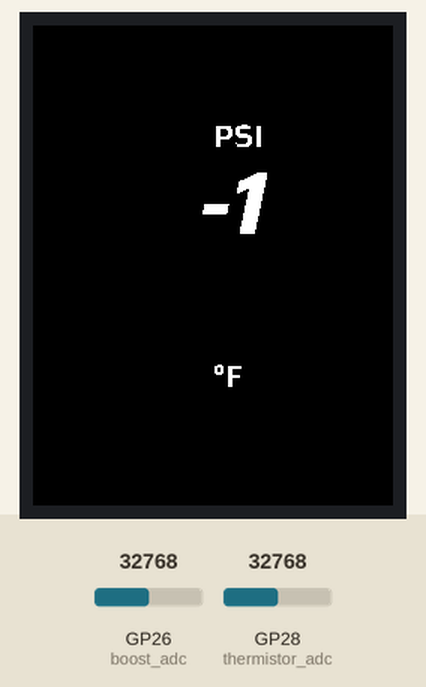
The program below on a simulated Raspberry Pi Pico running MicroPython. Shown: 240×320 colour display. The test bench sets the inputs (shaded band); at power-on: GP26 (boost_adc) = 32768, GP28 (thermistor_adc) = 32768 (analog values on the 0–65535 scale). Library files of the repository ran but are not shown: st7789py.py, saira_bold_italic_56.py, saira_bold_italic_43.py, saira_semibold_20.py.

Above: at 0.99 s.
At 1.73 s:
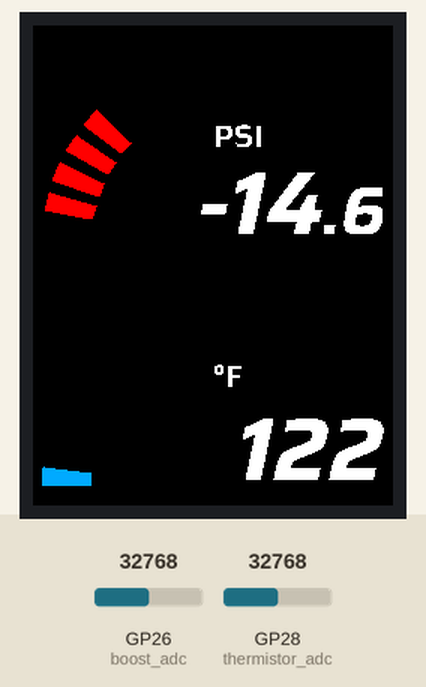
At 2.81 s:
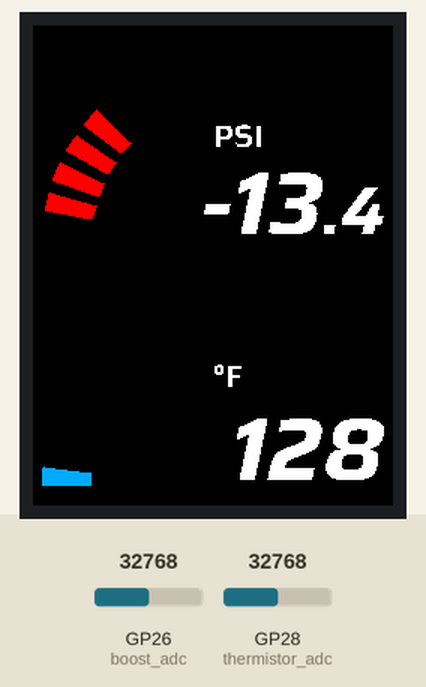
At 5.29 s:
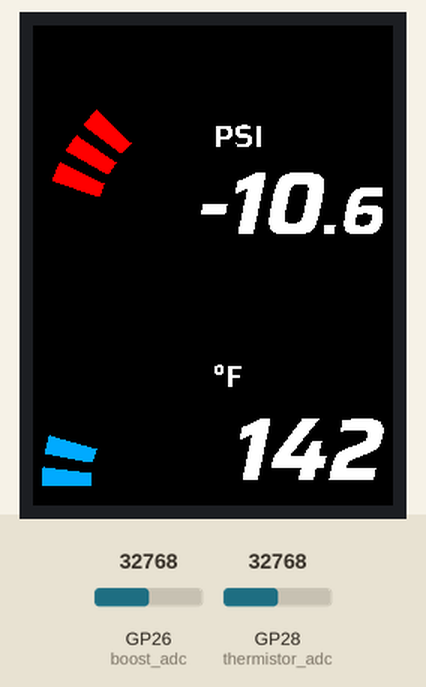
At 10.86 s:
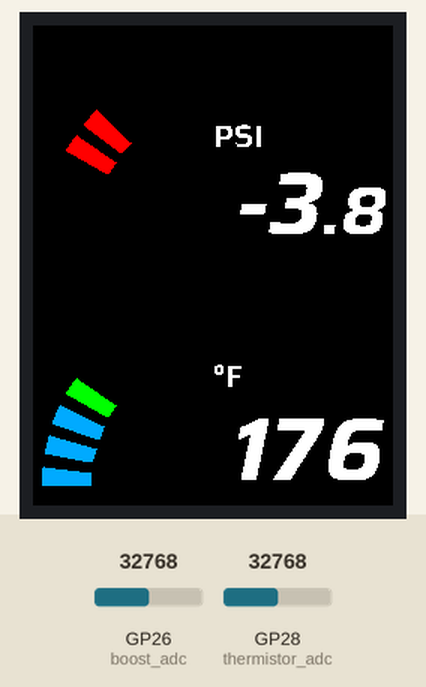
At 21.67 s:
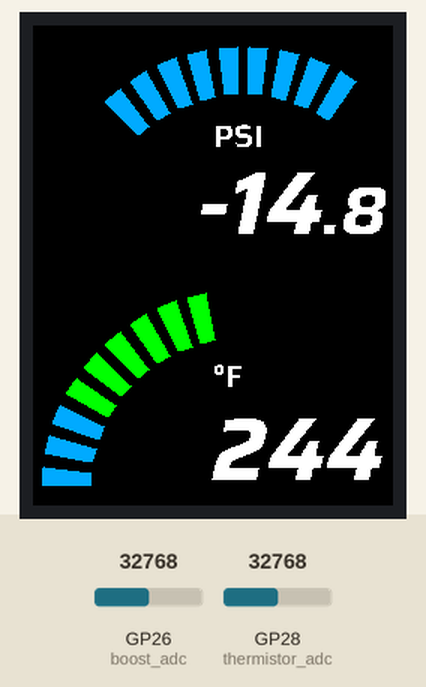

The program:

main.py
```python
import math
import machine
import st7789py as st7789
import time
from gauge import Gauge

import fonts.saira_bold_italic_56 as font_56
import fonts.saira_bold_italic_43 as font_43
import fonts.saira_semibold_20 as font_20

# ── SPI & display init ────────────────────────────────────────────────────────

SPI_ID      = 1
PIN_CLK     = 10
PIN_MOSI    = 11
PIN_CS      = 13
PIN_DC      = 12
PIN_RESET   = 9

DISPLAY_WIDTH  = 240
DISPLAY_HEIGHT = 320

spi = machine.SPI(
    SPI_ID,
    baudrate=40_000_000,
    polarity=1,
    phase=0,
    sck=machine.Pin(PIN_CLK),
    mosi=machine.Pin(PIN_MOSI),
)

display = st7789.ST7789(
    spi,
    DISPLAY_WIDTH,
    DISPLAY_HEIGHT,
    reset=machine.Pin(PIN_RESET, machine.Pin.OUT),
    dc=machine.Pin(PIN_DC, machine.Pin.OUT),
    cs=machine.Pin(PIN_CS, machine.Pin.OUT),
    rotation=2,  # 180° — matches your original display.rotation = 180
)

display.fill(st7789.BLACK)

# ── ADC inputs ────────────────────────────────────────────────────────────────

boost_adc     = machine.ADC(machine.Pin(26))   # A0 → GP26
thermistor_adc = machine.ADC(machine.Pin(28))  # A2 → GP28

# ── Colour palette (RGB565) ───────────────────────────────────────────────────
# Converted from your 24-bit palette using st7789.color565(r, g, b).
# Index layout matches bar_palette from main.py exactly.

def rgb(r, g, b):
    return st7789.color565(r, g, b)

PALETTE = [
    rgb(0xdd, 0xdd, 0xdd),  # 0  light grey
    rgb(0x00, 0xaa, 0xff),  # 1  azure
    rgb(0x00, 0xc8, 0xfa),  # 2  turquoise
    rgb(0x00, 0xe4, 0xfa),  # 3  cyan
    rgb(0x00, 0xfa, 0xe5),  # 4  aqua
    rgb(0x00, 0xff, 0x80),  # 5  spring green
    rgb(0x03, 0xff, 0x03),  # 6  green
    rgb(0x55, 0xff, 0x00),  # 7  bright green
    rgb(0xb7, 0xff, 0x00),  # 8  lime
    rgb(0xe1, 0xff, 0x00),  # 9  chartreuse
    rgb(0xff, 0xff, 0x00),  # 10 bright yellow
    rgb(0xff, 0xf7, 0x00),  # 11 yellow
    rgb(0xff, 0xd5, 0x00),  # 12 gold
    rgb(0xff, 0x95, 0x00),  # 13 orange
    rgb(0xff, 0x55, 0x00),  # 14 red-orange
    rgb(0xff, 0x03, 0x03),  # 15 red
    rgb(0xff, 0xff, 0xff),  # 16 white
]

# ── Gauge definitions ─────────────────────────────────────────────────────────

FONT_MAJOR = font_56
FONT_MINOR = font_43
FONT_MINI  = font_20

active_gauges = []

# Boost gauge
active_gauges.append(Gauge(
    display       = display,
    palette       = PALETTE,
    gauge_type    = 'boost',
    gauge_text    = {'description': 'BOOST', 'units': 'PSI'},
    origin        = {'x': DISPLAY_WIDTH - 100, 'y': DISPLAY_HEIGHT // 2 - 12},
    radius        = 135,
    arc_width     = 32,
    angles        = {'start': 45, 'spread': 90, 'secondary_spread': 45},
    primary_segments       = 10,
    primary_color_index    = 1,
    secondary              = True,
    secondary_segments     = 5,
    secondary_color_index  = 15,
    readout_pos   = {
        'x': DISPLAY_WIDTH - 46,
        'y': DISPLAY_HEIGHT // 2 - 9,
        'x_minor': DISPLAY_WIDTH - 48,
        'x_units': DISPLAY_WIDTH // 2,
        'y_units': DISPLAY_HEIGHT // 2 - 95,
    },
    font_major = FONT_MAJOR,
    font_minor = FONT_MINOR,
    font_mini  = FONT_MINI,
))

# Oil temp gauge
active_gauges.append(Gauge(
    display       = display,
    palette       = PALETTE,
    gauge_type    = 'temperature',
    gauge_text    = {'description': 'OILTMP', 'units': '°F'},
    origin        = {'x': DISPLAY_WIDTH - 100, 'y': DISPLAY_HEIGHT - 10},
    radius        = 135,
    arc_width     = 32,
    angles        = {'start': 45, 'spread': 135},
    primary_segments      = 15,
    primary_color_index   = 1,
    readout_pos   = {
        'x': DISPLAY_WIDTH - 6,
        'y': DISPLAY_HEIGHT - 5,
        'x_units': DISPLAY_WIDTH // 2,
        'y_units': DISPLAY_HEIGHT - 95,
    },
    font_major = FONT_MAJOR,
    font_mini  = FONT_MINI,
))

# ── Update loop ───────────────────────────────────────────────────────────────

options = {'units': 'f', 'demo': True}

while True:
    active_gauges[0].update(boost_adc.read_u16(), options)
    active_gauges[1].update(thermistor_adc.read_u16(), options)
```

gauge.py
```python
from gauge_renderer import GaugeRenderer
import boost_gauge
import temp_gauge


class Gauge:
    """
    A single arc-style segmented gauge. Holds the logic-side state
    (current level, last reading) and dispatches updates to the per-type
    update module. All rendering lives on `self.renderer`.

    Parameters
    ----------
    display             : st7789.ST7789 instance
    palette             : list of RGB565 colour ints
    gauge_type          : 'boost' | 'temperature'
    gauge_text          : {'description': str, 'units': str}
    origin              : {'x': int, 'y': int}  — arc pivot point
    radius              : outer arc radius in pixels
    arc_width           : radial thickness of the arc segments
    angles              : {'start': deg, 'spread': deg}
                          optionally {'secondary_spread': deg} for boost
    primary_segments    : number of segments in the primary (boost/temp) arc
    primary_color_index : default palette index for primary segments
    readout_pos         : {'x', 'y', 'x_minor'(opt), 'x_units', 'y_units'}
    font_major          : large readout font module
    font_minor          : decimal readout font module (boost only)
    font_mini           : units label font module
    secondary           : bool — enable secondary (vacuum) arc
    secondary_segments  : segment count for vacuum arc
    secondary_color_index : palette index for vacuum arc
    """

    def __init__(self, display, palette, gauge_type, gauge_text, origin, radius,
                 arc_width, angles, primary_segments, primary_color_index,
                 readout_pos, font_major, font_mini,
                 font_minor=None, secondary=False,
                 secondary_segments=None, secondary_color_index=None):

        self.gauge_type           = gauge_type
        self.primary_segments     = primary_segments
        self.primary_color_index  = primary_color_index
        self.secondary            = secondary
        self.secondary_segments   = secondary_segments

        self.renderer = GaugeRenderer(
            display, palette, gauge_text, origin, radius, arc_width, angles,
            primary_segments, primary_color_index, readout_pos,
            font_major, font_mini, font_minor,
            secondary, secondary_segments, secondary_color_index,
        )

        # Logic-side state
        self._bar_level   = 0
        self._temp_level  = -1
        self._mdp_current = None

    def update(self, value, options=None):
        if options is None:
            options = {}
        if self.gauge_type == 'boost':
            boost_gauge.update(self, value, options)
        elif self.gauge_type in ('temperature', 'temp'):
            temp_gauge.update(self, value, options)
```

gauge_renderer.py
```python
import st7789py as st7789
import drawing


class GaugeRenderer:
    """
    Owns all stateful rendering for a Gauge: pre-computed segment polygons,
    visibility caches that skip redundant SPI writes, and readout layout state.
    """

    def __init__(self, display, palette, gauge_text, origin, radius, arc_width,
                 angles, primary_segments, primary_color_index, readout_pos,
                 font_major, font_mini, font_minor=None,
                 secondary=False, secondary_segments=None,
                 secondary_color_index=None):

        self.display     = display
        self.palette     = palette
        self.readout_pos = readout_pos
        self.font_major  = font_major
        self.font_minor  = font_minor
        self.font_mini   = font_mini

        ox, oy = origin['x'], origin['y']

        self._primary_polys = [
            drawing.segment_polygon(ox, oy, radius, arc_width,
                                    angles['start'], primary_segments - 1 - i,
                                    primary_segments, angles['spread'])
            for i in range(primary_segments)
        ]
        self._primary_colors = [primary_color_index] * primary_segments
        self.primary_visible = [False] * primary_segments

        if secondary:
            self._secondary_polys = [
                drawing.segment_polygon(ox, oy, radius, arc_width,
                                        angles['start'] + angles['spread'],
                                        i, secondary_segments,
                                        angles['secondary_spread'])
                for i in range(secondary_segments)
            ]
            self._secondary_colors = [secondary_color_index] * secondary_segments
            self.secondary_visible = [False] * secondary_segments

        # Readout layout caches
        self._last_major_x    = None
        self._last_minor_end  = None
        self._minor_dot_drawn = False

        # Draw static units label once at init
        self._draw_units(gauge_text['units'])

    def _draw_units(self, units_text):
        drawing.draw_text(
            self.display,
            self.font_mini,
            units_text,
            self.readout_pos['x_units'],
            self.readout_pos['y_units'],
            self.palette[16],
            st7789.BLACK,
        )

    def set_primary_segment(self, index, visible, color_index=None):
        """Show or hide a primary segment, redrawing only on state change."""
        if color_index is not None and color_index != self._primary_colors[index]:
            self._primary_colors[index] = color_index
            if self.primary_visible[index]:
                # Force redraw with new colour
                self.primary_visible[index] = not visible

        if visible == self.primary_visible[index]:
            return  # No change — skip SPI write

        self.primary_visible[index] = visible
        color = self.palette[self._primary_colors[index]] if visible else st7789.BLACK
        drawing.fill_polygon(self.display, self._primary_polys[index], color)

    def set_secondary_segment(self, index, visible):
        if visible == self.secondary_visible[index]:
            return
        self.secondary_visible[index] = visible
        color = self.palette[self._secondary_colors[index]] if visible else st7789.BLACK
        drawing.fill_polygon(self.display, self._secondary_polys[index], color)

    def draw_readout(self, major_text, minor_text=None):
        rp = self.readout_pos
        font = self.font_major

        # Pre-compute minor layout and clear rightover digit pixels before anything is drawn
        if minor_text is not None and self.font_minor:
            font_m   = self.font_minor
            y_minor  = rp['y'] - font_m.height() - 3
            _, _, dot_w  = font_m.get_ch(minor_text[0])
            x_digit      = rp['x_minor'] + dot_w
            digit_text   = minor_text[1:]
            digit_w      = sum(font_m.get_ch(ch)[2] for ch in digit_text)
            x_digit_end  = x_digit + digit_w
            if self._last_minor_end is not None and self._last_minor_end > x_digit_end:
                self.display.fill_rect(x_digit_end, y_minor,
                                       self._last_minor_end - x_digit_end, font_m.height(), st7789.BLACK)
            self._last_minor_end = x_digit_end

        # Major text (right-aligned, bottom-anchored)
        total_w = sum(font.get_ch(ch)[2] for ch in major_text)
        x_start = rp['x'] - total_w
        y_start = rp['y'] - font.height()

        if self._last_major_x is not None and self._last_major_x < x_start:
            self.display.fill_rect(self._last_major_x, y_start,
                                   x_start - self._last_major_x, font.height(), st7789.BLACK)

        self._last_major_x = x_start
        drawing.draw_text(self.display, font, major_text, x_start, y_start,
                          self.palette[16], st7789.BLACK)

        # Minor text: dot drawn once on first call; only proceeding digits redrawn each call
        if minor_text is not None and self.font_minor:
            if not self._minor_dot_drawn:
                drawing.draw_text(self.display, font_m, minor_text, rp['x_minor'], y_minor,
                                  self.palette[16], st7789.BLACK)
                self._minor_dot_drawn = True
            else:
                drawing.draw_text(self.display, font_m, digit_text, x_digit, y_minor,
                                  self.palette[16], st7789.BLACK)
```

boost_gauge.py
```python
BOOST_OFFSET = 13.88
MAX_BOOST    = 10
MAX_VACUUM   = 15


def update(gauge, value, options):
    r = gauge.renderer

    # Demo mode: sweep 0–25 then repeat, mapped to -15..+10 PSI
    if options.get('demo'):
        if not hasattr(gauge, '_test_value'):
            gauge._test_value = 0
        mdp_next = (gauge._test_value - 150) / 10
        gauge._test_value = (gauge._test_value + 4) % 251
    else:
        mdp_next = value / 1000 - BOOST_OFFSET

    if gauge._mdp_current is None:
        gauge._mdp_current = mdp_next

    # Numeric readout
    parts = f'{mdp_next:.1f}'.split('.')
    r.draw_readout(parts[0], '.' + parts[-1])

    mdp_cur = gauge._mdp_current
    lvl_cur = gauge._bar_level
    n_pri   = gauge.primary_segments
    n_sec   = gauge.secondary_segments

    # Positive → boost arc; negative → vacuum arc
    if mdp_cur >= 0 and mdp_next >= 0:
        # Both positive: adjust boost bar
        lvl_next = min(int(mdp_next / (MAX_BOOST / (n_pri - 1))), n_pri - 1)
        if lvl_next > lvl_cur or (not r.primary_visible[0] and mdp_next >= 0.1):
            for i in range(lvl_cur, lvl_next + 1):
                r.set_primary_segment(i, True)
        elif lvl_next < lvl_cur:
            for i in range(lvl_cur, lvl_next, -1):
                r.set_primary_segment(i, False)
        gauge._bar_level = lvl_next

    elif mdp_cur < 0 and mdp_next < 0:
        # Both negative: adjust vacuum bar
        lvl_next = min(int(abs(mdp_next) / (MAX_VACUUM / (n_sec - 1))), n_sec - 1)
        if lvl_next > lvl_cur or (not r.secondary_visible[0] and mdp_next <= -0.1):
            for i in range(lvl_cur, lvl_next + 1):
                r.set_secondary_segment(i, True)
        elif lvl_next < lvl_cur:
            for i in range(lvl_cur, lvl_next, -1):
                r.set_secondary_segment(i, False)
        gauge._bar_level = lvl_next

    elif mdp_cur >= 0 and mdp_next < 0:
        # Boost → vacuum transition
        lvl_next = min(int(abs(mdp_next) / (MAX_VACUUM / (n_sec - 1))), n_sec - 1)
        for i in range(lvl_cur, -1, -1):
            r.set_primary_segment(i, False)
        for i in range(lvl_next + 1):
            r.set_secondary_segment(i, True)
        gauge._bar_level = lvl_next

    else:
        # Vacuum → boost transition
        lvl_next = min(int(mdp_next / (MAX_BOOST / (n_pri - 1))), n_pri - 1)
        for i in range(lvl_cur, -1, -1):
            r.set_secondary_segment(i, False)
        for i in range(lvl_next + 1):
            r.set_primary_segment(i, True)
        gauge._bar_level = lvl_next

    gauge._mdp_current = mdp_next
```

temp_gauge.py
```python
from temperature import Temperature

MAX_TEMP            = 320
MIN_TEMP            = 120
DANGER_TEMP_START   = 285
CAUTION_TEMP_START  = 260
OP_TEMP_START       = 160


def update(gauge, value, options):
    r = gauge.renderer

    if options.get('demo'):
        if not hasattr(gauge, '_test_value'):
            gauge._test_value = 0

        gauge._test_value = (gauge._test_value + 2) % MAX_TEMP
        temp = gauge._test_value

        if temp < MIN_TEMP:
            gauge._test_value = MIN_TEMP
            temp = gauge._test_value
    else:
        temp = Temperature.lookup(value, options.get('units', 'f'))

    display_temp = '- -'
    lvl_next = -1

    if isinstance(temp, (int, float)) and temp > 0:
        display_temp = int(temp)
        raw_level = int((display_temp - MIN_TEMP) /
                        ((MAX_TEMP - MIN_TEMP) / (gauge.primary_segments - 1)))
        lvl_next = max(0, min(raw_level, gauge.primary_segments - 1))

    r.draw_readout(str(display_temp))

    lvl_cur = gauge._temp_level
    n       = gauge.primary_segments

    if not isinstance(display_temp, int) or temp - MIN_TEMP < 0:
        # Below operating range — show only the first (cold) segment
        for i in range(n):
            r.set_primary_segment(i, i == 0)
        lvl_next = -1

    elif lvl_next >= lvl_cur:
        for i in range(max(lvl_cur + 1, 0), lvl_next + 1):
            threshold = MIN_TEMP + (MAX_TEMP - MIN_TEMP) / (n - 1) * i
            if threshold >= DANGER_TEMP_START:
                color_idx = 15
            elif threshold >= CAUTION_TEMP_START:
                color_idx = 12
            elif threshold >= OP_TEMP_START:
                color_idx = 6
            else:
                color_idx = gauge.primary_color_index
            r.set_primary_segment(i, True, color_idx)

    else:
        for i in range(lvl_cur, lvl_next, -1):
            r.set_primary_segment(i, False)

    gauge._temp_level = lvl_next
```

Source omitted: drawing.py (2479 bytes), temperature.py (3140 bytes)
